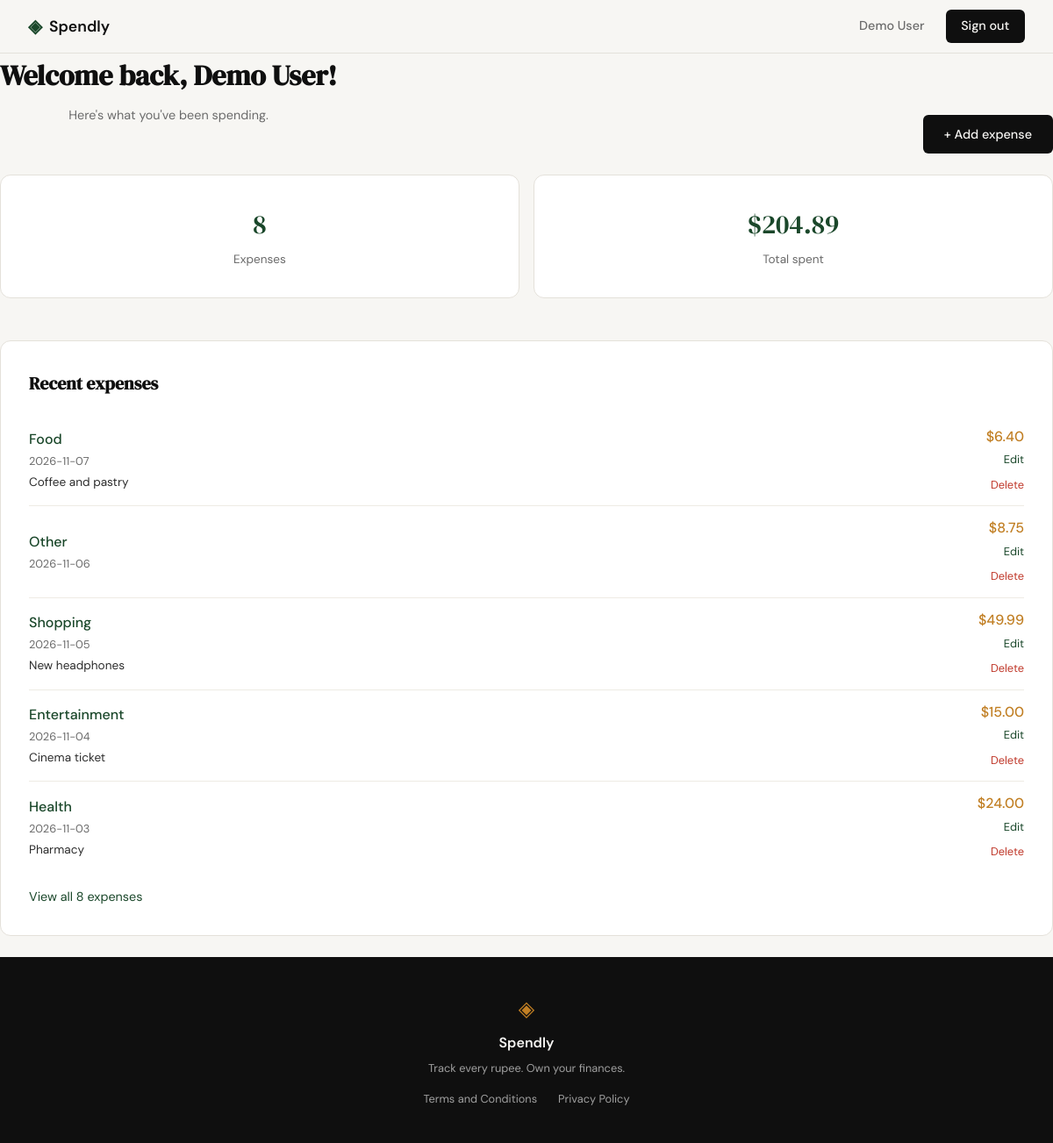
/dashboard (signed in), run on an earlier commit of the app's database.
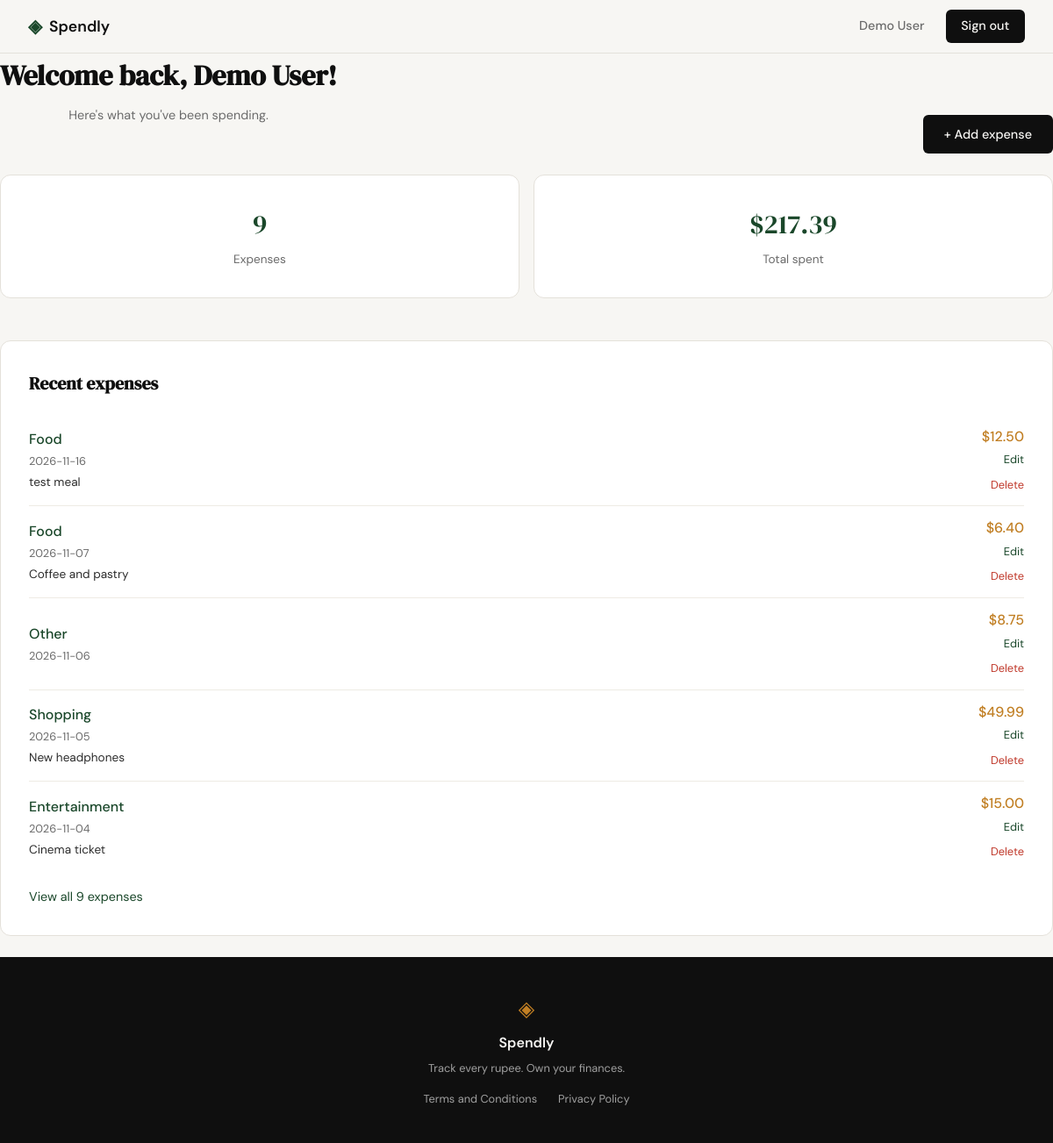
And on a later commit of the database.
### tables this page shows
CREATE TABLE expenses (
                id          INTEGER PRIMARY KEY AUTOINCREMENT,
                user_id     INTEGER NOT NULL REFERENCES users(id),
                amount      REAL NOT NULL,
                category    TEXT NOT NULL,
                date        TEXT NOT NULL,
                description TEXT,
                created_at  TEXT DEFAULT (datetime('now'))
            );

### app.py (the view)
@app.route("/dashboard")
def dashboard():
    if "user_id" not in session:
        return redirect(url_for("login"))
    conn = get_db()
    summary = conn.execute(
        "SELECT COUNT(*) AS n, COALESCE(SUM(amount), 0) AS total"
        " FROM expenses WHERE user_id = ?",
        (session["user_id"],),
    ).fetchone()
    recent = conn.execute(
        "SELECT id, amount, category, date, description"
        " FROM expenses WHERE user_id = ?"
        " ORDER BY date DESC, id DESC LIMIT 5",
        (session["user_id"],),
    ).fetchall()
    conn.close()
    return render_template(
        "dashboard.html",
        user_name=session.get("user_name"),
        expense_count=summary["n"],
        expense_total=summary["total"],
        recent_expenses=recent,
    )

### database/db.py (called while the page is built)
def get_db():
    conn = sqlite3.connect(DB_PATH)
    conn.row_factory = sqlite3.Row
    conn.execute("PRAGMA foreign_keys = ON")
    return conn

### templates/dashboard.html (shortened to what this page needs)
{% extends "base.html" %}
{% block content %}
<section class="dashboard-section">
    <div class="dashboard-container">
        <div class="dashboard-header">
            <div class="auth-header">
                <h1 class="auth-title">Welcome back, {{ user_name }}!</h1>
                <p class="auth-subtitle">Here's what you've been spending.</p>
            </div>
            <a href="{{ url_for('add_expense') }}" class="btn-primary dashboard-add">+ Add expense</a>
        </div>
        <div class="dashboard-stats">
            <div class="auth-card stat-card">
                <div class="stat-card-value">{{ expense_count }}</div>
                <div class="stat-card-label">Expenses</div>
            </div>
            <div class="auth-card stat-card">
                <div class="stat-card-value">${{ "%.2f"|format(expense_total) }}</div>
                <div class="stat-card-label">Total spent</div>
            </div>
        </div>
        <div class="auth-card">
            <h2 class="form-heading">Recent expenses</h2>
            {% if recent_expenses %}
            <ul class="expense-list">
                {% for e in recent_expenses %}
                <li class="expense-row">
                    <div class="expense-main">
                        <span class="expense-category">{{ e["category"] }}</span>
                        <span class="expense-date">{{ e["date"] }}</span>
                        {% if e["description"] %}
                        <span class="expense-desc">{{ e["description"] }}</span>
                        {% endif %}
                    </div>
                    <div class="expense-actions">
                        <span class="expense-amount">${{ "%.2f"|format(e["amount"]) }}</span>
                        <a href="{{ url_for('edit_expense', id=e['id']) }}" class="expense-edit">Edit</a>
                        <form method="POST"
                              action="{{ url_for('delete_expense', id=e['id']) }}"
                              class="expense-delete-form"
                              onsubmit="return confirm('Delete this expense?');">
                            <button type="submit" class="expense-delete">Delete</button>
                        </form>
                    </div>
                </li>
                {% endfor %}
            </ul>
            {% else %}
            <p class="expense-empty">No expenses yet — add your first one!</p>
            {% endif %}
            {% if expense_count > 5 %}
            <p class="expense-more">
                <a href="{{ url_for('profile') }}">View all {{ expense_count }} expenses</a>
            </p>
            {% endif %}
        </div>
    </div>
</section>
{% endblock %}

### templates/base.html (shortened to what this page needs)
<!DOCTYPE html>
<html lang="en">
<head>
    <link rel="stylesheet" href="{{ url_for('static', filename='css/style.css') }}">
</head>
<body>
    <nav class="navbar">
        <div class="nav-inner">
            <a href="{{ url_for('landing') }}" class="nav-brand">
                <span class="brand-icon">◈</span>
                <span class="brand-name">Spendly</span>
            </a>
            <div class="nav-links">
                {% if session.get("user_name") %}
                    <a href="{{ url_for('profile') }}" class="nav-user">{{ session["user_name"] }}</a>
                    <a href="{{ url_for('logout') }}" class="nav-cta">Sign out</a>
                {% else %}
                    <a href="{{ url_for('login') }}">Sign in</a>
                    <a href="{{ url_for('register') }}" class="nav-cta">Get started</a>
                {% endif %}
            </div>
        </div>
    </nav>
    <main class="main-content">
        {% block content %}{% endblock %}
    </main>
    <footer class="footer">
        <div class="footer-inner">
            <span class="brand-icon">◈</span>
            <span class="footer-name">Spendly</span>
            <p class="footer-copy">Track every rupee. Own your finances.</p>
            <div class="footer-links">
                <a href="{{ url_for('terms') }}">Terms and Conditions</a>
                <a href="{{ url_for('privacy') }}">Privacy Policy</a>
            </div>
        </div>
    </footer>
</body>
</html>

What changed in the data, as far as the page shows it:
no longer on this page (row unchanged): expenses: category "Health", date "2026-11-03", description "Pharmacy", amount "24.00"
added expenses: category "Food", date "2026-11-16", description "test meal", amount "12.50"
Also different on the page:
{{ expense_count }}: "8" → "9"
{{ "%.2f"|format(expense_total) }}: "204.89" → "217.39"
